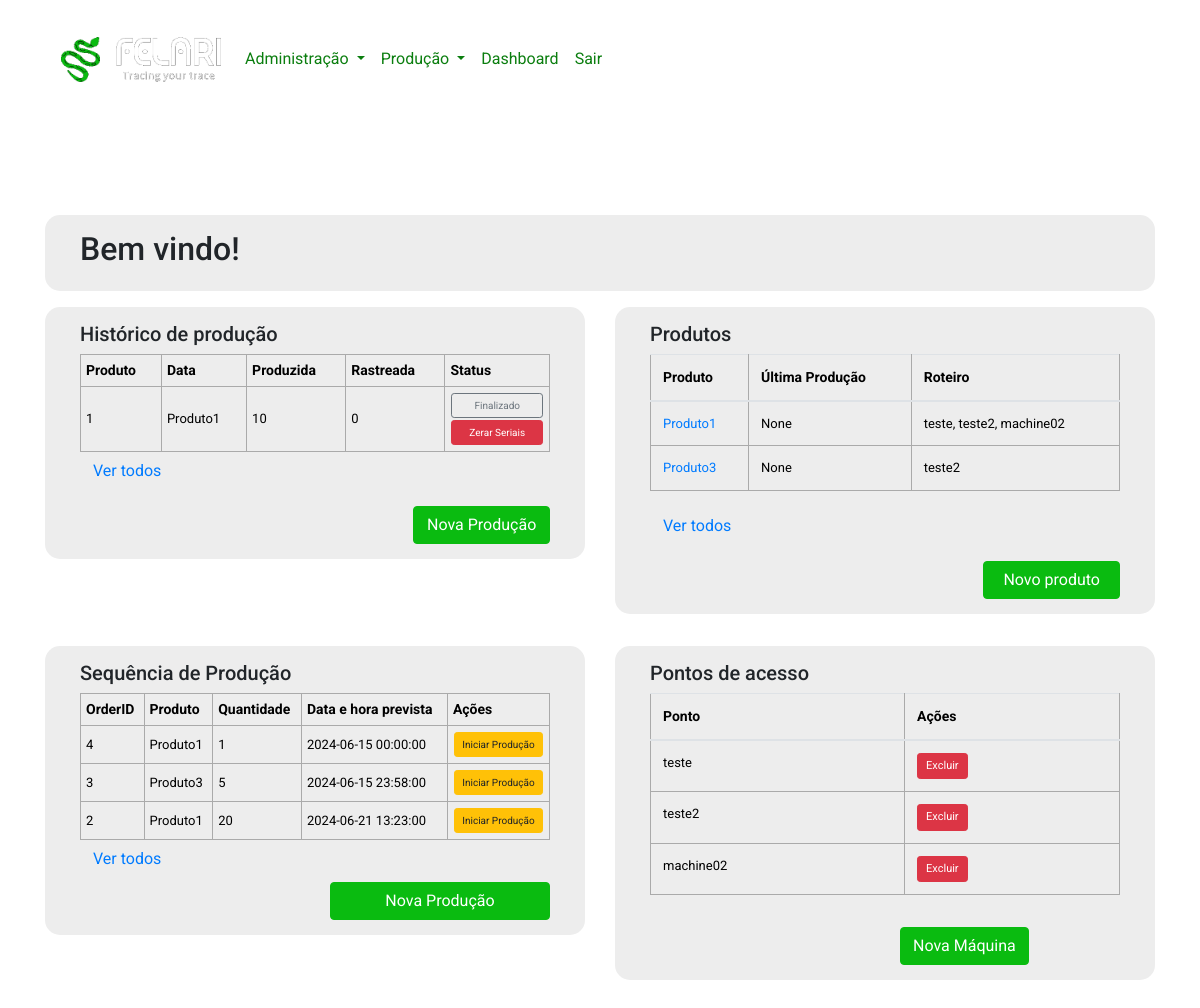
Screenshot of / (signed in) with the database file from the repository.
### app.py (models this page shows, shortened)
class OrdemProducao(db.Model):
    id = db.Column(db.Integer, primary_key=True)
    produto_id = db.Column(db.Integer, db.ForeignKey('product.id'), nullable=False)
    produto = db.relationship('Product', backref=db.backref('ordens_producao', lazy=True))
    quantidade = db.Column(db.Integer, nullable=False)
    data_prevista = db.Column(db.DateTime, nullable=False)
    status = db.Column(db.Integer, nullable=False)

class Product(db.Model):
    id = db.Column(db.Integer, primary_key=True)
    nome = db.Column(db.String(100), nullable=False)
    ultima_producao = db.Column(db.DateTime)
    access_points = db.relationship('AccessPoint', secondary=products_access_points, backref=db.backref('products', lazy='dynamic'))

class AccessPoint(db.Model):
    id = db.Column(db.Integer, primary_key=True)
    name = db.Column(db.String(100), unique=True, nullable=False)

### app.py (the view, shortened to what this page needs)
@app.route('/', methods=['GET', 'POST'])
@login_required
def index():
    produtos = Product.query.join(Product.access_points).all()
    ordens = OrdemProducao.query.order_by(OrdemProducao.data_prevista).all()
    form = TaskForm()
    tasks = aFazer.query.order_by(aFazer.date_created).all()
    access_points = AccessPoint.query.all()
    return render_template('index.html', form=form, tasks=tasks, access_points=access_points, produtos=produtos, ordens=ordens)

### app.py (called while the page is built)
@login_manager.user_loader
def load_user(user_id):
    return User.query.get(int(user_id))

### templates/index.html (shortened to what this page needs)
{% extends 'base.html' %}
{% block body %}
<div class="inicio my-5 container">
    <div class="row">
        <div class="col-12">
            <div class="inicio-card">
                <h2>Bem vindo!</h2>
            </div>
        </div>
        <div class="col-12 col-md-6 my-3 h-100">
            <div class="inicio-card h-100">
                <h5>Histórico de produção</h5>
                <div class="table-responsive">
                    <table>
                        <thead>
                            <tr>
                                <th>Produto</th>
                                <th>Data</th>
                                <th>Produzida</th>
                                <th>Rastreada</th>
                                <th>Status</th>
                            </tr>
                        </thead>
                        <tbody>
                            {% for ordem in ordens %}
                                {% if ordem.status in [2,3] %}
                                <tr class="ordemDeProducao">
                                    <td>{{ ordem.id }}</td>
                                    <td>{{ ordem.produto.nome }}</td>
                                    <td>{{ ordem.quantidade }}</td>
                                    <td> 0 </td>
                                    <td>
                                        {% if ordem.status == 2 %}
                                        <a class="btn btn-secondary btn-sm" href="/view_serials/{{ordem.id}}">Iniciado</a>
                                        <form action="{{ url_for('delete_serials', ordem_id=ordem.id) }}" method="post">
                                            <button type="submit" class="btn btn-danger btn-sm">Zerar Seriais</button>
                                        </form>
                                        {% elif ordem.status == 3 %}
                                            <a class="btn btn-outline-secondary btn-sm" href="/view_serials/{{ordem.id}}">Finalizado</a>
                                            <form action="{{ url_for('delete_serials', ordem_id=ordem.id) }}" method="post">
                                                <button type="submit" class="btn btn-danger btn-sm">Zerar Seriais</button>
                                            </form>
                                        {% endif %}
                                    </td>
                                </tr>
                                {% endif %}
                            {% endfor %}
                        </tbody>
                    </table>
                    <small>
                        <a class="btn btn-link" href="/pastProductions">Ver todos</a>
                    </small>
                </div>
                <div class="row mt-3">
                    <div class="col-8 col-md-6 col-lg-4 ml-auto">
                        <button class="btn btn-primary btn-block" data-toggle="modal" data-target="#modalNovaProducao">Nova Produção</button>
                    </div>
                </div>
            </div>
        </div>
        <div class="col-12 col-md-6 my-3 h-100">
            <div class="inicio-card h-100">
                <h5>Produtos</h5>
                <div class="table-responsive">
                    <table class="table">
                        <thead>
                            <tr>
                                <th>Produto</th>
                                <th>Última Produção</th>
                                <th>Roteiro</th>
                            </tr>
                        </thead>
                        <tbody>
                            {% if produtos %}
                                {% for produto in produtos[:4] %}
                                    <tr>
                                        <td><a href="{{ url_for('product', id=produto.id) }}">{{ produto.nome }}</a></td>
                                        <td>{{ produto.ultima_producao }}</td>
                                        <td>
                                            {% if produto.access_points %}
                                                {% set access_points_names = [] %}
                                                {% for access_point in produto.access_points %}
                                                    {% set _ = access_points_names.append(access_point.name) %}
                                                {% endfor %}
                                                {{ access_points_names | join(', ') }}
                                            {% else %}
                                                Sem roteiro definido
                                            {% endif %}
                                        </td>
                                    </tr>
                                {% endfor %}
                            {% else %}
                                <tr>
                                    <td colspan="3">Nenhum produto encontrado.</td>
                                </tr>
                            {% endif %}
                        </tbody>
                    </table>
                    <small>
                        <a class="btn btn-link" href="/products">Ver todos</a>
                    </small>
                </div>
                <div class="row mt-3">
                    <div class="col-8 col-md-6 col-lg-4 ml-auto">
                        <button class="btn btn-primary btn-block" data-toggle="modal" data-target="#modalNovoProduto">Novo produto</button>
                    </div>
                </div>
            </div>
        </div>
        <div class="col-12 col-md-6 my-3 h-100">
            <div class="inicio-card h-100">
                <h5>Sequência de Produção</h5>
                <div class="table-responsive">
                    <table>
                        <thead>
                            <tr>
                                <th>OrderID</th>
                                <th>Produto</th>
                                <th>Quantidade</th>
                                <th>Data e hora prevista</th>
                                <th>Ações</th>
                            </tr>
                        </thead>
                        <tbody>
                            {% for ordem in ordens %}
                                {% if ordem.status in [1] %}
                                    <tr class="ordemDeProducao">
                                        <td>{{ ordem.id }}</td>
                                        <td>{{ ordem.produto.nome }}</td>
                                        <td>{{ ordem.quantidade }}</td>
                                        <td>{{ ordem.data_prevista.strftime('%Y-%m-%d %H:%M:%S') }}</td>
                                        <td>
                                            <form method="POST" action="{{ url_for('generate_serials', ordem_id=ordem.id) }}">
                                                <button type="submit" class="btn btn-warning btn-sm">Iniciar Produção</button>
                                            </form>
                                        </td>
                                    </tr>
                                    {% endif %}
                                {% endfor %}
                        </tbody>
                    </table>
                    <small>
                        <a class="btn btn-link" href="/nextOrders">Ver todos</a>
                    </small>
                </div>
                <div class="row pt-1">
                    <div class="col-12 col-md-8 col-lg-6 ml-auto">
                        <button class="btn btn-primary btn-block" data-toggle="modal" data-target="#modalNovaProducao">Nova Produção</button>
                    </div>
                </div>
            </div>
        </div>
        <div class="col-12 col-md-6 my-3 h-100">
            <div class="inicio-card h-100">
                <h5>Pontos de acesso</h5>
                <div class="table-responsive">
                    <table class="table">
                        <thead>
                            <tr>
                                <th>Ponto</th>
                                <th>Ações</th>
                            </tr>
                        </thead>
                        <tbody>
                            {% for access_point in access_points %}
                            <tr>
                                <td>{{ access_point.name }}</td>
                                <td>
                                    <a href="#" class="btn btn-danger btn-sm">Excluir</a>
                                </td>
                            </tr>
                            {% endfor %}
                        </tbody>
                    </table>
                </div>
                <div class="row mt-3">
                    <div class="col-12 col-md-8 col-lg-6 ml-auto">
                        <a class="btn btn-primary" href="/create_access_point">
                            Nova Máquina
                        </a>
                    </div>
                </div>
            </div>
        </div>
    </div>
</div>
{% endblock %}

### static/css/main.css (style rules this page uses)
:root { --verde: #0abb10; --verde-escuro: #0b7e0f; }
.btn-primary { background-color: var(--verde)!important; border-color: var(--verde)!important; }
body { margin: 0; font-family: "Roboto", sans-serif!important; background-color: transparent!important; background-image: url('../img/common/background.jpg'); background-size: cover; background-position: center; }
table, td, th { border: 1px solid #aaa; }
table { border-collapse: collapse; width: 100%; }
th { height: 30px; padding: 5px; }
td { text-align: center; padding: 5px; }
.inicio .inicio-card { padding: 15px 35px; background-color: #ededed; border-radius: 15px; }
.inicio .inicio-card table { font-size: 13px; color: black; text-align: left; border: none; }
.inicio .inicio-card table th { font-size: 14px; font-weight: 700; }
.inicio .inicio-card table td { text-align: left; }
td button, td a.btn { font-size: 11px!important; }
tr.ordemDeProducao .btn { font-size: 10px !important; padding: 4px !important; width: calc(100% - 2px); margin: 1px; }

### rows the page displays
OrdemProducao: id "1", produto.nome "Produto1", quantidade "10"
Product: nome "Produto1", ultima_producao "None", access_points_names "teste, teste2, machine02"
Product: nome "Produto3", ultima_producao "None", access_points_names "teste2"
OrdemProducao: id "4", produto.nome "Produto1", quantidade "1", data_prevista "2024-06-15 00:00:00"
OrdemProducao: id "3", produto.nome "Produto3", quantidade "5", data_prevista "2024-06-15 23:58:00"
OrdemProducao: id "2", produto.nome "Produto1", quantidade "20", data_prevista "2024-06-21 13:23:00"
AccessPoint: name "teste"
AccessPoint: name "teste2"
AccessPoint: name "machine02"
